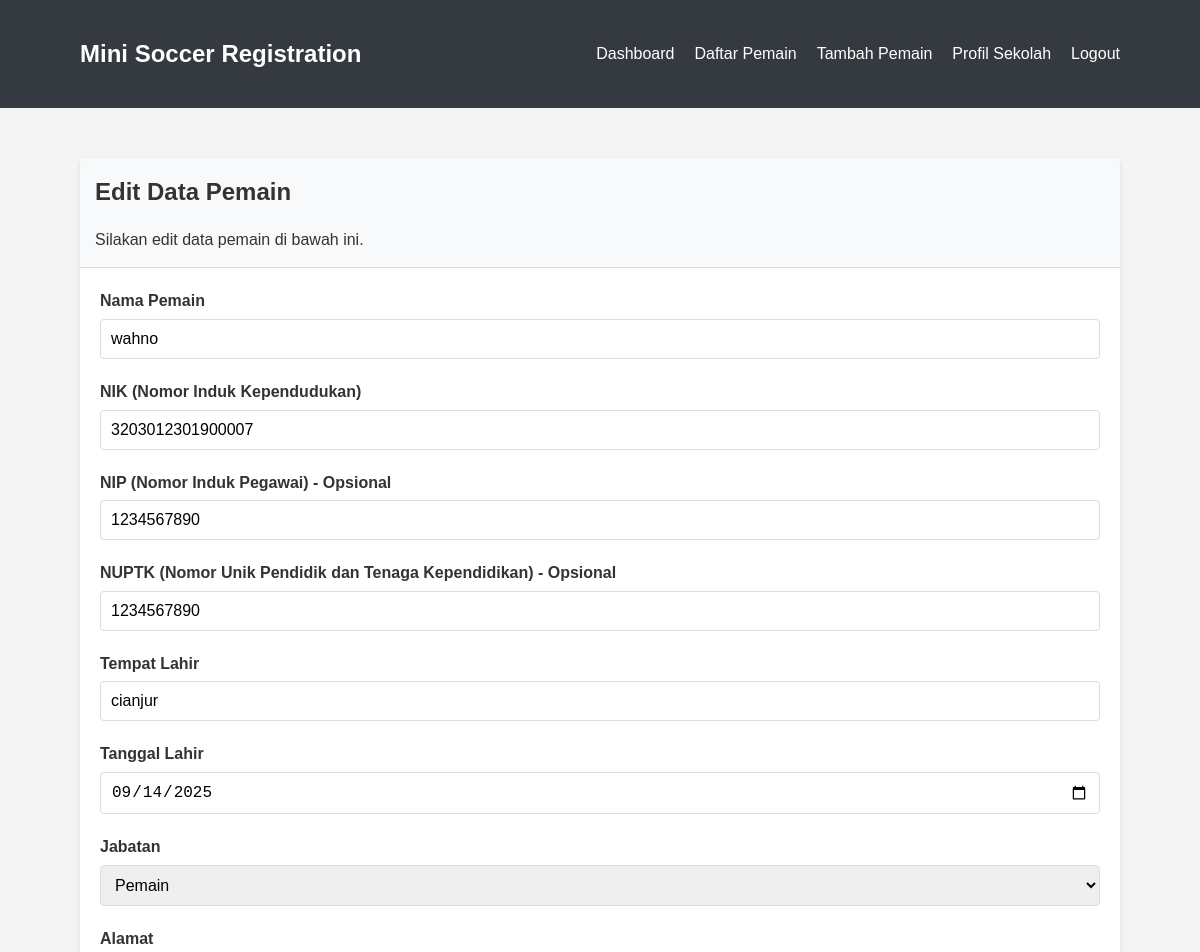
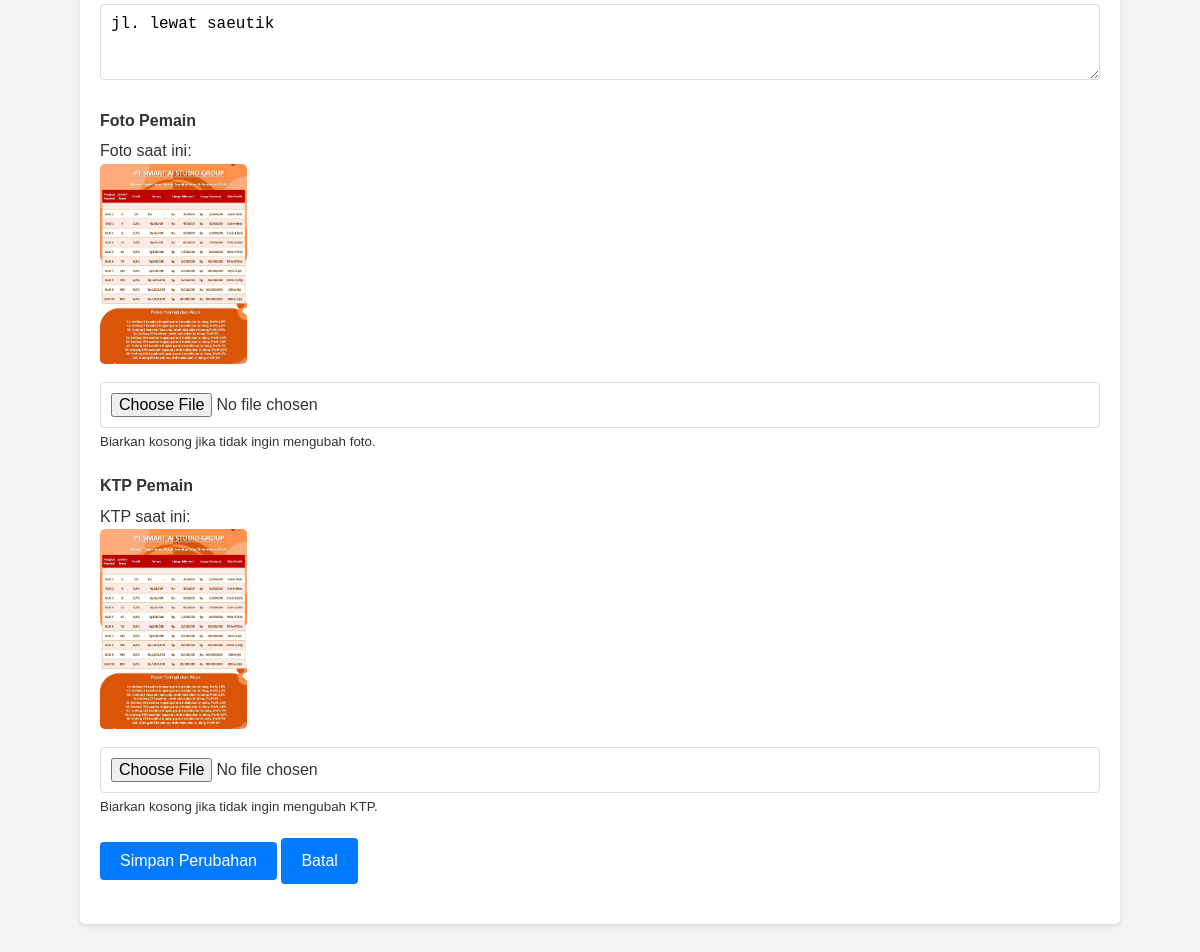
/edit_player.php?id=1 (signed in), run on the app's committed database (2 pictures, top to bottom).
### tables this page shows
CREATE TABLE `players` (
  `id` int(11) NOT NULL,
  `school_id` int(11) NOT NULL,
  `nama_pemain` varchar(255) NOT NULL,
  `nik` varchar(20) NOT NULL,
  `nip` varchar(50) DEFAULT NULL,
  `nuptk` varchar(50) DEFAULT NULL,
  `tempat_lahir` varchar(100) NOT NULL,
  `tanggal_lahir` date NOT NULL,
  `jabatan` varchar(100) NOT NULL,
  `alamat` text NOT NULL,
  `foto_path` varchar(255) DEFAULT NULL,
  `ktp_path` varchar(255) DEFAULT NULL,
  `status` enum('active','inactive') DEFAULT 'active',
  `created_at` timestamp NOT NULL DEFAULT current_timestamp(),
  `updated_at` timestamp NOT NULL DEFAULT current_timestamp() ON UPDATE current_timestamp()
);

### includes/config.php (called while the page is built, shortened)
<?php
$conn = mysqli_connect(DB_SERVER, DB_USERNAME, DB_PASSWORD);
$sql = "CREATE DATABASE IF NOT EXISTS " . DB_NAME;
if (mysqli_query($conn, $sql)) {
    mysqli_select_db($conn, DB_NAME);
} else {
    echo "Error creating database: " . mysqli_error($conn);
}
function sanitize_input($data) {
    global $conn;
    $data = trim($data);
    $data = stripslashes($data);
    $data = htmlspecialchars($data);
    $data = mysqli_real_escape_string($conn, $data);
    return $data;
}
?>

### edit_player.php (the view, shortened to what this page needs)
<?php
require_once "includes/config.php";
$player_id = sanitize_input($_GET["id"]);
$school_id = $_SESSION["id"];
$nama_pemain = $nik = $nip = $nuptk = $tempat_lahir = $tanggal_lahir = $jabatan = $alamat = $foto_path = $ktp_path = "";
$nama_pemain_err = $nik_err = $tempat_lahir_err = $tanggal_lahir_err = $jabatan_err = $alamat_err = $foto_err = $ktp_err = "";
$sql = "SELECT * FROM players WHERE id = ? AND school_id = ?";
if($stmt = mysqli_prepare($conn, $sql)){
    mysqli_stmt_bind_param($stmt, "ii", $player_id, $school_id);
    if(mysqli_stmt_execute($stmt)){
        $result = mysqli_stmt_get_result($stmt);
        if(mysqli_num_rows($result) == 1){
            $player = mysqli_fetch_array($result, MYSQLI_ASSOC);
            $nama_pemain = $player['nama_pemain'];
            $nik = $player['nik'];
            $nip = $player['nip'];
            $nuptk = $player['nuptk'];
            $tempat_lahir = $player['tempat_lahir'];
            $tanggal_lahir = $player['tanggal_lahir'];
            $jabatan = $player['jabatan'];
            $alamat = $player['alamat'];
            $foto_path = $player['foto_path'];
            $ktp_path = $player['ktp_path'];
        } else{
            header("location: players.php");
            exit;
        }
    } else{
        echo "Oops! Terjadi kesalahan. Silakan coba lagi nanti.";
    }
}
?>
<!DOCTYPE html>
<html lang="id">
<head>
    <link rel="stylesheet" href="css/style.css">
</head>
<body>
    <div class="navbar">
        <div class="container">
            <a href="dashboard.php" class="navbar-brand">Mini Soccer Registration</a>
            <ul class="navbar-nav">
                <li><a href="dashboard.php">Dashboard</a></li>
                <li><a href="players.php">Daftar Pemain</a></li>
                <li><a href="add_player.php">Tambah Pemain</a></li>
                <li><a href="profile.php">Profil Sekolah</a></li>
                <li><a href="logout.php">Logout</a></li>
            </ul>
        </div>
    </div>
    <div class="container">
        <div class="card">
            <div class="card-header">
                <h2>Edit Data Pemain</h2>
                <p>Silakan edit data pemain di bawah ini.</p>
            </div>
            <div class="card-body">
                <form action="<?php echo htmlspecialchars($_SERVER["PHP_SELF"] . "?id=" . $player_id); ?>" method="post" enctype="multipart/form-data">
                    <div class="form-group">
                        <label>Nama Pemain</label>
                        <input type="text" name="nama_pemain" class="form-control <?php echo (!empty($nama_pemain_err)) ? 'is-invalid' : ''; ?>" value="<?php echo $nama_pemain; ?>">
                    </div>
                    <div class="form-group">
                        <label>NIK (Nomor Induk Kependudukan)</label>
                        <input type="text" name="nik" class="form-control <?php echo (!empty($nik_err)) ? 'is-invalid' : ''; ?>" value="<?php echo $nik; ?>">
                    </div>
                    <div class="form-group">
                        <label>NIP (Nomor Induk Pegawai) - Opsional</label>
                        <input type="text" name="nip" class="form-control" value="<?php echo $nip; ?>">
                    </div>
                    <div class="form-group">
                        <label>NUPTK (Nomor Unik Pendidik dan Tenaga Kependidikan) - Opsional</label>
                        <input type="text" name="nuptk" class="form-control" value="<?php echo $nuptk; ?>">
                    </div>
                    <div class="form-group">
                        <label>Tempat Lahir</label>
                        <input type="text" name="tempat_lahir" class="form-control <?php echo (!empty($tempat_lahir_err)) ? 'is-invalid' : ''; ?>" value="<?php echo $tempat_lahir; ?>">
                    </div>
                    <div class="form-group">
                        <label>Tanggal Lahir</label>
                        <input type="date" name="tanggal_lahir" class="form-control <?php echo (!empty($tanggal_lahir_err)) ? 'is-invalid' : ''; ?>" value="<?php echo $tanggal_lahir; ?>">
                    </div>
                    <div class="form-group">
                        <label>Jabatan</label>
                        <select name="jabatan" class="form-control <?php echo (!empty($jabatan_err)) ? 'is-invalid' : ''; ?>">
                            <option value="Pemain" <?php if($jabatan == "Pemain") echo "selected"; ?>>Pemain</option>
                        </select>
                    </div>
                    <div class="form-group">
                        <label>Alamat</label>
                        <textarea name="alamat" class="form-control <?php echo (!empty($alamat_err)) ? 'is-invalid' : ''; ?>" rows="3"><?php echo $alamat; ?></textarea>
                    </div>
                    <div class="form-group">
                        <label>Foto Pemain</label>
                        <?php if(!empty($foto_path)): ?>
                            <div>
                                <p>Foto saat ini:</p>
                                <img src="<?php echo $foto_path; ?>" alt="Foto Pemain" class="current-image">
                            </div>
                        <?php endif; ?>
                        <input type="file" name="foto" class="form-control <?php echo (!empty($foto_err)) ? 'is-invalid' : ''; ?>">
                        <small class="form-text text-muted">Biarkan kosong jika tidak ingin mengubah foto.</small>
                    </div>
                    <div class="form-group">
                        <label>KTP Pemain</label>
                        <?php if(!empty($ktp_path)): ?>
                            <div>
                                <p>KTP saat ini:</p>
                                <?php
                                $file_extension = pathinfo($ktp_path, PATHINFO_EXTENSION);
                                if(strtolower($file_extension) == 'pdf'): ?>
                                    <p><a href="<?php echo $ktp_path; ?>" target="_blank" class="btn btn-sm">Lihat KTP (PDF)</a></p>
                                <?php else: ?>
                                    <img src="<?php echo $ktp_path; ?>" alt="KTP Pemain" class="current-image">
                                <?php endif; ?>
                            </div>
                        <?php endif; ?>
                        <input type="file" name="ktp" class="form-control <?php echo (!empty($ktp_err)) ? 'is-invalid' : ''; ?>">
                        <small class="form-text text-muted">Biarkan kosong jika tidak ingin mengubah KTP.</small>
                    </div>
                    <div class="form-group">
                        <input type="submit" class="btn btn-primary" value="Simpan Perubahan">
                        <a href="view_player.php?id=<?php echo $player_id; ?>" class="btn btn-secondary">Batal</a>
                    </div>
                </form>
            </div>
        </div>
    </div>
</body>
</html>

### css/style.css (style rules this page uses)
* { box-sizing: border-box; margin: 0; padding: 0; }
body { font-family: 'Arial', sans-serif; line-height: 1.6; background-color: #f4f4f4; color: #333; }
.container { width: 90%; max-width: 1200px; margin: 0 auto; padding: 20px; }
h1, h2, h3, h4 { margin-bottom: 15px; color: #333; }
a { color: #007bff; text-decoration: none; }
.form-group { margin-bottom: 20px; }
.form-control { width: 100%; padding: 10px; border: 1px solid #ddd; border-radius: 4px; font-size: 16px; }
label { display: block; margin-bottom: 5px; font-weight: bold; }
.btn { display: inline-block; padding: 10px 20px; background-color: #007bff; color: #fff; border: none; border-radius: 4px; cursor: pointer; font-size: 16px; transition: background-color 0.3s; }
.navbar { background-color: #343a40; color: #fff; padding: 15px 0; margin-bottom: 30px; }
.navbar .container { display: flex; justify-content: space-between; align-items: center; }
.navbar-brand { font-size: 24px; font-weight: bold; color: #fff; text-decoration: none; }
.navbar-nav { display: flex; list-style: none; }
.navbar-nav li { margin-left: 20px; }
.navbar-nav a { color: #fff; text-decoration: none; }
.card { background-color: #fff; border-radius: 5px; box-shadow: 0 2px 5px rgba(0, 0, 0, 0.1); margin-bottom: 20px; overflow: hidden; }
.card-header { padding: 15px; background-color: #f8f9fa; border-bottom: 1px solid #ddd; }
.card-body { padding: 20px; }

### edit_player.php (style rules this page uses)
.current-image { max-width: 200px; max-height: 200px; margin-bottom: 10px; border-radius: 5px; }

### data on the page
players: nama_pemain "wahno", nik "3203012301900007", nip "1234567890", nuptk "1234567890", tempat_lahir "cianjur", tanggal_lahir "09/14/2025", jabatan "Pemain", alamat "jl. lewat saeutik", foto_path (picture), ktp_path (picture)
